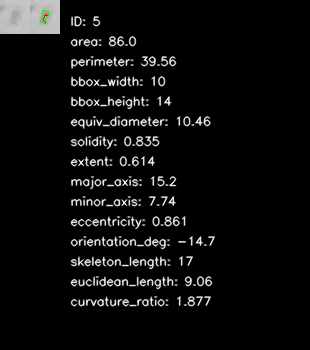
#> input picture analysis_primary_reports/larvae_reports/larva_005.png, 310 x 350 px
$ python -i label_efficiency_ground_truth.py   (imports and definitions only)
#> lines starting #> are read from the running program, lines starting #| are printed output that depends on the picture; after the words box and inside, x2 and y2 are one past the last pixel; in counts of white or black regions, pixels touching at a corner belong together
#!/usr/bin/env python3
"""
Label Efficiency Analysis with Ground-Truth Labels
====================================================

Standalone script for label-efficiency analysis using:
  - Ground-truth labels from: analysis_full_binary_masks_only/larva_quality_labels.xlsx
  - Cached features from: dual_larva_models_geodesic2/cached_all_features.pkl

Does NOT modify the original pipeline.
Does NOT use pseudo-labels (predicted_valid / predicted_posture).
Does NOT recompute features.

Tasks:
  1. Valid larva classification → target: is_valid_larva
  2. Posture classification → target: shape_score >= 1 (binary)

Outputs:
  - CSVs with learning curves
  - PNG plots showing performance vs training size
  - Console report with mean ± std statistics

Author: Automated Analysis
Date: 2026-03-19
"""

from pathlib import Path
from typing import Tuple, List, Optional
import warnings
from collections import deque

import numpy as np
import pandas as pd
import cv2
import joblib
import matplotlib
# [1 line not run here, left out]
import matplotlib.pyplot as plt

from sklearn.ensemble import RandomForestClassifier
from sklearn.model_selection import StratifiedShuffleSplit
from sklearn.metrics import accuracy_score, f1_score
from sklearn.preprocessing import StandardScaler
from sklearn.decomposition import PCA as skPCA

# [1 line not run here, left out]

# ============================================================
#  CONFIGURATION
# ============================================================
ROOT_DIR = Path(__file__).parent.resolve()
ANALYSIS_DIR = ROOT_DIR / "analysis_full_binary_masks_only"
LABELS_FILE = ANALYSIS_DIR / "larva_quality_labels.xlsx"
OUTPUT_DIR = ROOT_DIR / "label_efficiency_ground_truth"
CACHE_FILE = ROOT_DIR / "dual_larva_models_geodesic2" / "cached_all_features.pkl"

RANDOM_SEED = 42
TEST_SIZE = 0.20
N_REPEATS = 5
FRACTIONS = [0.1, 0.2, 0.3, 0.5, 0.7, 1.0]
PIXEL_TO_MM = 0.232255814

EXCLUDED_DATES = {'18.10', '18.1'}

_UNIFIED_CACHE_DF: Optional[pd.DataFrame] = None
_UNIFIED_CACHE_PATH: Optional[Path] = None
_CACHE_INDEX: Optional[dict] = None

_FEAT_KEYS = [
    'area', 'area_ratio', 'aspect_ratio', 'circularity', 'solidity',
    'ellipse_ratio', 'perimeter',
    'hu1', 'hu2', 'hu3', 'hu4', 'hu5', 'hu6', 'hu7',
    'skeleton_length', 'num_endpoints', 'num_junctions',
    'vertical_extent', 'horizontal_extent', 'verticality',
    'mean_width', 'max_width', 'width_peak_ratio', 'curvature_ratio',
    'pca_variance_ratio',
    'body_length',
    'skeleton_area_ratio',
    'perimeter_area_ratio',
    'compactness',
    't_branch_ratio',
    'endpoint_deviation',
    'junction_deviation',
    'branch_length_std',
    'intensity_mean',
    'intensity_std',
    'intensity_median',
    'intensity_min',
    'intensity_max',
    'intensity_range',
    'intensity_entropy',
]

# ============================================================
#  SETUP
# ============================================================
# [1 line not run here, left out]
FIGURES_DIR = OUTPUT_DIR / "figures"
# [1 line not run here, left out]
TABLES_DIR = OUTPUT_DIR / "tables"
# [3 lines not run here, left out]


# ============================================================
#  UTILITY FUNCTIONS FROM PIPELINE
# ============================================================
# [20 lines left out: functions fix_date, date_sort_key, not called in this run]

def is_excluded(date_str):
    """Check if date is excluded"""
    return fix_date(date_str) in EXCLUDED_DATES or str(date_str) in EXCLUDED_DATES

def _skeletonize(binary_img):
    """Skeletonize binary image (from pipeline)"""
    try:
        from skimage.morphology import skeletonize as _sk
        bw = (binary_img > 0).astype(bool)
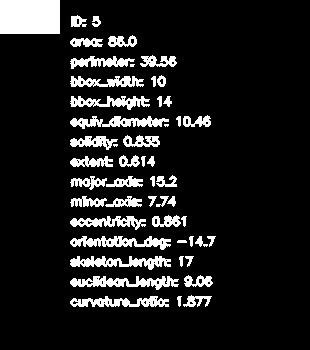
#> bw: shape (350, 310) bool; 11.4% white; 50 white regions (3 under 20 px), largest, box (x1, y1, x2, y2) and area: (0, 0, 60, 34) 2040, (70, 276, 179, 290) 770, (70, 256, 171, 270) 724
        skel = _sk(bw).astype(np.uint8)
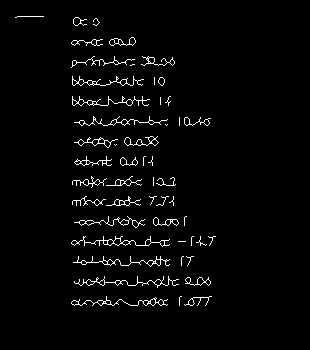
#> skel: shape (350, 310); values 0 (black) and 1 (white), 2.7% white in thin lines or dots, all inside (x1, y1, x2, y2) = (15, 16, 216, 306)
        return skel
    except ImportError:
        pass
    img    = (binary_img > 0).astype(np.uint8)
    skel   = np.zeros_like(img)
    kernel = cv2.getStructuringElement(cv2.MORPH_CROSS, (3, 3))
    for _ in range(200):
        eroded = cv2.erode(img, kernel)
        opened = cv2.morphologyEx(eroded, cv2.MORPH_OPEN, kernel)
        skel   = cv2.bitwise_or(skel, cv2.subtract(eroded, opened))
        img    = eroded.copy()
        if cv2.countNonZero(img) == 0:
            break
    return skel

# [41 lines left out: functions compute_geodesic_body_length, load_data, not called in this run]


def _cache_key(date: str, image_name: str, larva_filename: str) -> str:
    """Create cache key (from pipeline)"""
    return f"{date}_{image_name}_{larva_filename}"


# [673 lines left out: functions _build_cache_index, _get_cached_feats, collect_all_larvae, extract_features_from_image, build_unified_feature_cache, prepare_features and 6 more, not called in this run]


# [2 lines not run here, left out]

>>> import cv2
>>> picture = cv2.imread('../analysis_primary_reports/larvae_reports/larva_005.png', cv2.IMREAD_GRAYSCALE)
>>> result = _skeletonize(picture)

$ run again, on test_no_morphometrics.png
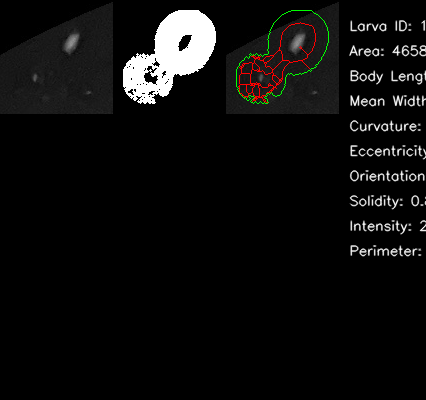
#> input picture test_no_morphometrics.png, 426 x 400 px
#> in _skeletonize, `bw = (binary_img > 0).astype(bool)`:
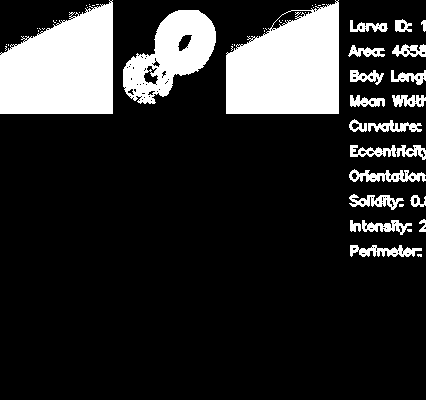
#> bw: shape (400, 426) bool; 17.6% white; 55 white regions (32 under 20 px), largest, box (x1, y1, x2, y2) and area: (226, 0, 339, 114) 10045, (0, 0, 113, 114) 9994, (123, 10, 216, 104) 4658
#> in _skeletonize, `skel = _sk(bw).astype(np.uint8)`:
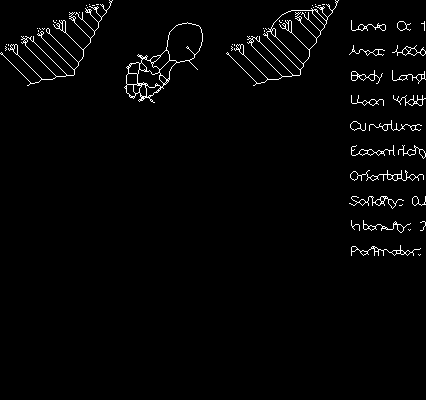
#> skel: shape (400, 426); values 0 (black) and 1 (white), 2% white in thin lines or dots, all inside (x1, y1, x2, y2) = (0, 0, 426, 256)

$ run again, on test_visual_only.png
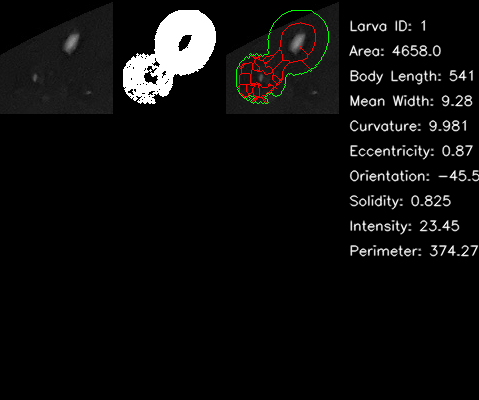
#> input picture test_visual_only.png, 479 x 400 px
#> in _skeletonize, `bw = (binary_img > 0).astype(bool)`:
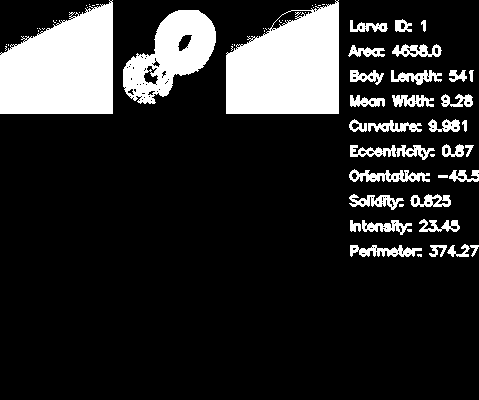
#> bw: shape (400, 479) bool; 16.8% white; 68 white regions (33 under 20 px), largest, box (x1, y1, x2, y2) and area: (226, 0, 339, 114) 10045, (0, 0, 113, 114) 9994, (123, 10, 216, 104) 4658
#> in _skeletonize, `skel = _sk(bw).astype(np.uint8)`:
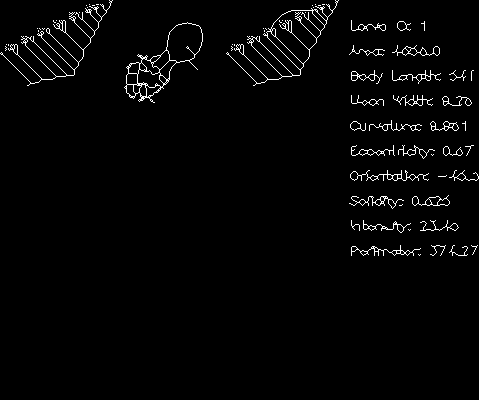
#> skel: shape (400, 479); values 0 (black) and 1 (white), 2.2% white in thin lines or dots, all inside (x1, y1, x2, y2) = (0, 0, 479, 256)
